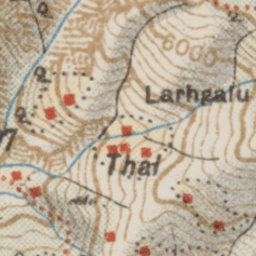
#> input picture labelled/batch1/images/6618_lat_32.65788_lon_75.93750.png, 256 x 256 px, found by its file name; its folder holds 3 pictures in this run
$ jupyter execute --allow-errors segformer_colab_t4.ipynb   (shell and % lines are left out)
#> lines starting #> are read from the running program, lines starting #| are printed output that depends on the picture; after the words box and inside, x2 and y2 are one past the last pixel; in counts of white or black regions, pixels touching at a corner belong together
# SegFormer fine-tuning on Google Colab (T4)

This  will:
- install all required libraries
- clone the full GitHub repository
- create an **empty mask** for every image without a labeled mask. Only a subset of images have masks. images without a mask are treated as **negative examples** with an all-zero mask
- fine-tune **SegFormer MIT-B2** by default (switch later to **MIT-B2**)
- evaluate the model and export sample predictions

[cell 1]
#@title 1. Install dependencies

[cell 2]
#@title 2. Imports and environment checks
import json
import os
import random
import string
from pathlib import Path
from google.colab import files

import evaluate
import matplotlib.pyplot as plt
import numpy as np
import torch
import torch.nn.functional as F
from datasets import Dataset, DatasetDict
from PIL import Image, ImageDraw, ImageEnhance, ImageFilter, ImageFont
from sklearn.model_selection import train_test_split
from transformers import (
    SegformerForSemanticSegmentation,
    SegformerImageProcessor,
    Trainer,
    TrainerCallback,
    TrainingArguments,
)

print('Torch version:', torch.__version__)
print('CUDA available:', torch.cuda.is_available())
#> (this line was passed over: torch is not available in this run)
#> (the rest of this cell did not finish here and is left out)

[cell 3]
#@title 3. Configuration
CHECKPOINT = 'nvidia/mit-b2'  # change to 'nvidia/mit-b2' later if wanted
OUTPUT_DIR = '/content/segformer-survey-maps-results'
REPO_DIR = Path('/content/survey-maps')
DATA_ROOT = REPO_DIR / 'labelled' / 'batch1'
IMAGES_DIR = DATA_ROOT / 'images'
MASKS_DIR = DATA_ROOT / 'masks'
GENERATED_MASKS_DIR = DATA_ROOT / 'generated_masks'

IMAGE_SIZE = 512 #  switch to 384 for b2?
TEST_SIZE = 0.2
SEED = 42

NUM_EPOCHS = 20
TRAIN_BATCH_SIZE = 8 # switch to 4 for b2?
EVAL_BATCH_SIZE = 8
LEARNING_RATE = 6e-5
WEIGHT_DECAY = 0.01
GRADIENT_ACCUMULATION_STEPS = 1

USE_AUGMENTATIONS = False
SKIP_ALL_AUGMENTATIONS = False
BW_PROBABILITY = 0.08
COLOR_PROBABILITY = 0.15
TEXT_PROBABILITY = 0.08
GRID_LINE_PROBABILITY = 0.08
BLUR_PROBABILITY = 0.06
NOISE_PROBABILITY = 0.06
TEXT_MIN_FONT_SIZE = 24
TEXT_MAX_FONT_SIZE = 36
TEXT_MAX_TEXTS = 1
TEXT_MIN_LENGTH = 3
TEXT_MAX_LENGTH = 12

id2label = {0: 'background', 1: 'object'}
label2id = {v: k for k, v in id2label.items()}

print('Checkpoint:', CHECKPOINT)
print('Output dir:', OUTPUT_DIR)
print('Repo dir:', REPO_DIR)
print('Data root:', DATA_ROOT)
print('Image size:', IMAGE_SIZE)
print('Augmentations enabled:', USE_AUGMENTATIONS)
print('Skip all augmentations:', SKIP_ALL_AUGMENTATIONS)
print('BW probability:', BW_PROBABILITY)
print('Color probability:', COLOR_PROBABILITY)
print('Text probability:', TEXT_PROBABILITY)
print('Grid-line probability:', GRID_LINE_PROBABILITY)
print('Blur probability:', BLUR_PROBABILITY)
print('Noise probability:', NOISE_PROBABILITY)

[cell 4]
#@title 4. Clone repository

print('Cloned repo to:', REPO_DIR)
print('Images found:', len(list(IMAGES_DIR.glob('*.png'))))
print('Masks found:', len(list(MASKS_DIR.glob('*.png'))))

[cell 5]
#@title 5. Build dataset records and generate empty masks where missing
def normalize_mask(mask_img):
    mask_arr = np.array(mask_img)
    if mask_arr.ndim == 3:
        mask_arr = mask_arr[..., 0]
    mask_arr = (mask_arr > 0).astype(np.uint8)
    return Image.fromarray(mask_arr, mode='L')

# [4 lines left out: function make_empty_mask_like, not called in this run]

records = []
positive_count = 0
negative_count = 0

GENERATED_MASKS_DIR.mkdir(parents=True, exist_ok=True)

for image_path in sorted(IMAGES_DIR.glob('*.png')):
    mask_path = MASKS_DIR / image_path.name

    if mask_path.exists():
        normalized_mask = normalize_mask(Image.open(mask_path))
#> in normalize_mask, `mask_arr = np.array(mask_img)`:
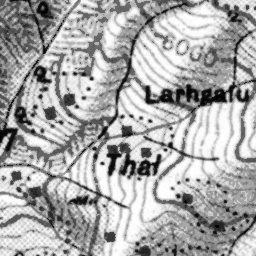
#> mask_arr: shape (256, 256); min 0, max 255, mean 169.3
#> in normalize_mask, `mask_arr = (mask_arr > 0).astype(np.uint8)`:
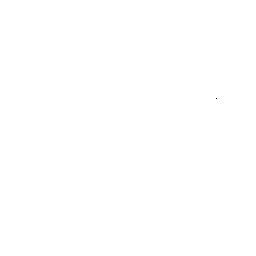
#> mask_arr: shape (256, 256); values 0 (black) and 1 (white), 100% white; black in thin lines or dots, all inside (x1, y1, x2, y2) = (216, 98, 217, 99)
        generated_mask_path = GENERATED_MASKS_DIR / image_path.name
        normalized_mask.save(generated_mask_path)
        final_mask_path = generated_mask_path
        positive_count += 1
    else:
        empty_mask = make_empty_mask_like(image_path)
        generated_mask_path = GENERATED_MASKS_DIR / image_path.name
        empty_mask.save(generated_mask_path)
        final_mask_path = generated_mask_path
        negative_count += 1

    records.append({
        'image_path': str(image_path),
        'mask_path': str(final_mask_path),
        'has_object_mask': 1 if mask_path.exists() else 0,
        'file_name': image_path.name,
    })
#> pass 2 of the loop `for image_path in sorted(IMAGES_DIR.glob('*.png')):`:
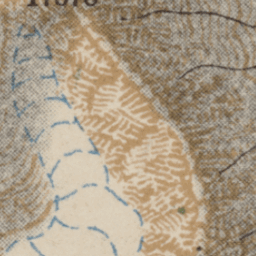
#> input picture labelled/batch1/images/6637_lat_32.30571_lon_76.92627.png, 256 x 256 px, found by its file name
#> in normalize_mask (call 2), `mask_arr = np.array(mask_img)`:
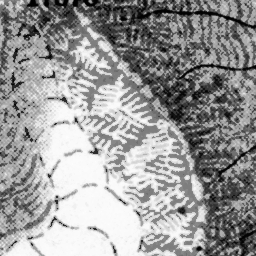
#> mask_arr: shape (256, 256); min 0, max 253, mean 153.5
#> in normalize_mask (call 2), `mask_arr = (mask_arr > 0).astype(np.uint8)`:
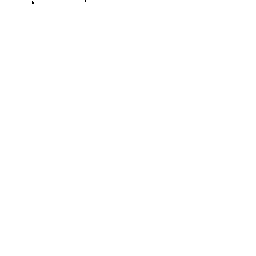
#> mask_arr: shape (256, 256); values 0 (black) and 1 (white), 100% white; black in thin lines or dots, all inside (x1, y1, x2, y2) = (32, 0, 86, 4)
#> pass 3 of the loop `for image_path in sorted(IMAGES_DIR.glob('*.png')):`:
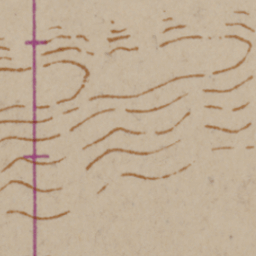
#> input picture labelled/batch1/images/6665_lat_31.78422_lon_67.60986.png, 256 x 256 px, found by its file name
#> in normalize_mask (call 3), `mask_arr = np.array(mask_img)`:
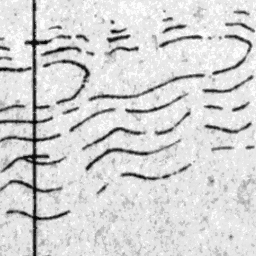
#> mask_arr: shape (256, 256); min 0, max 254, mean 211.8
#> in normalize_mask (call 3), `mask_arr = (mask_arr > 0).astype(np.uint8)`:
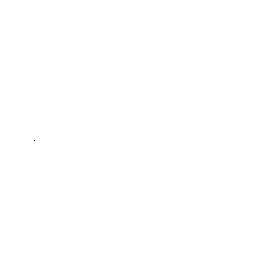
#> mask_arr: shape (256, 256); values 0 (black) and 1 (white), 100% white; black in thin lines or dots, all inside (x1, y1, x2, y2) = (34, 140, 35, 141)

print('Total records:', len(records))
print('Positive images with masks:', positive_count)
print('Negative images without masks:', negative_count)
assert len(records) > 0
